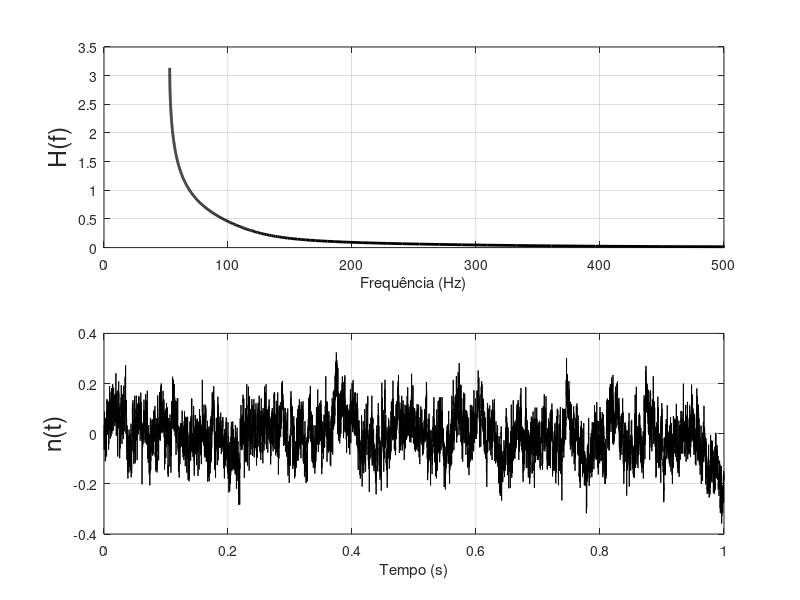
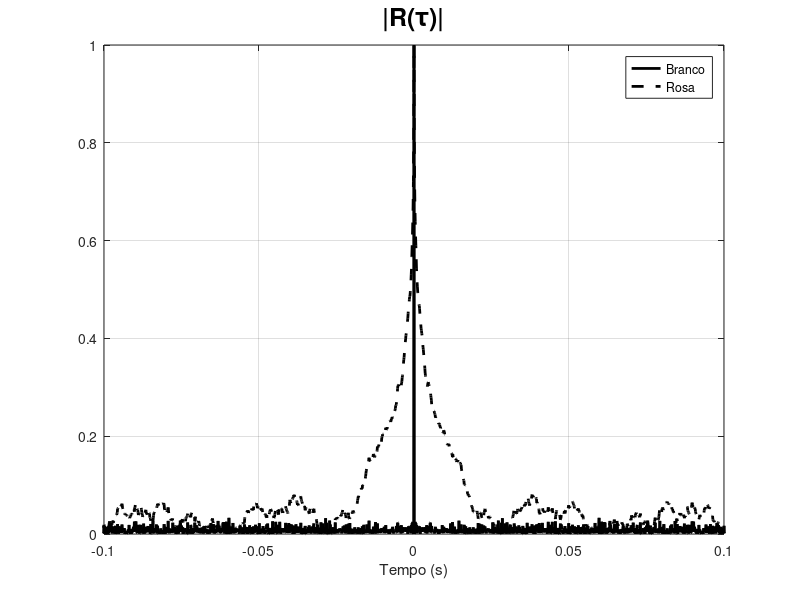

Write MATLAB code to recreate these figures, in order.
% Fundamentos de Acústica Submarina 

clear all, close all 

pkg load signal

amostragem = 10000;
nyquist    =  5000;
nbranco = randn(1,amostragem);
dt = 1.0/amostragem;
t = [0:dt:1-dt];
B = [0.049922035, -0.095993537, 0.050612699, -0.004408786];
A = [1.0        , -2.494956002, 2.017265875, -0.522189400];
[w,h] = freqz(B,A);
frequencias = w/pi*nyquist;
nrosa = filter(B, A, nbranco);
Rbranco = xcorr(nbranco,nbranco);
Rrosa   = xcorr(nrosa  , nrosa );
l = length( Rbranco );
tR = linspace(-1.0,1.0,l);
Rbranconor = abs( Rbranco )/max( abs( Rbranco ) );
Rrosanor   = abs( Rrosa   )/max( abs( Rrosa   ) );

figure(1)
subplot(211)
plot(frequencias,abs(h),'k','LineWidth',2)
xlabel('Frequência (Hz)')
ylabel('H(f)','FontSize',18)
xlim([0,0.1*nyquist])
grid on, box on
subplot(212)
plot(t,nrosa,'k')
xlabel('Tempo (s)')
ylabel('n(t)','FontSize',18)
grid on, box on
figure(2)
plot(tR,Rbranconor,'k'  ,'LineWidth',2), hold on
plot(tR,Rrosanor  ,'k--','LineWidth',2), hold off
xlabel('Tempo (s)')
title('|R(\tau)|','FontSize',18)
xlim([-0.1,0.1])
legend('Branco','Rosa')
grid on, box on

